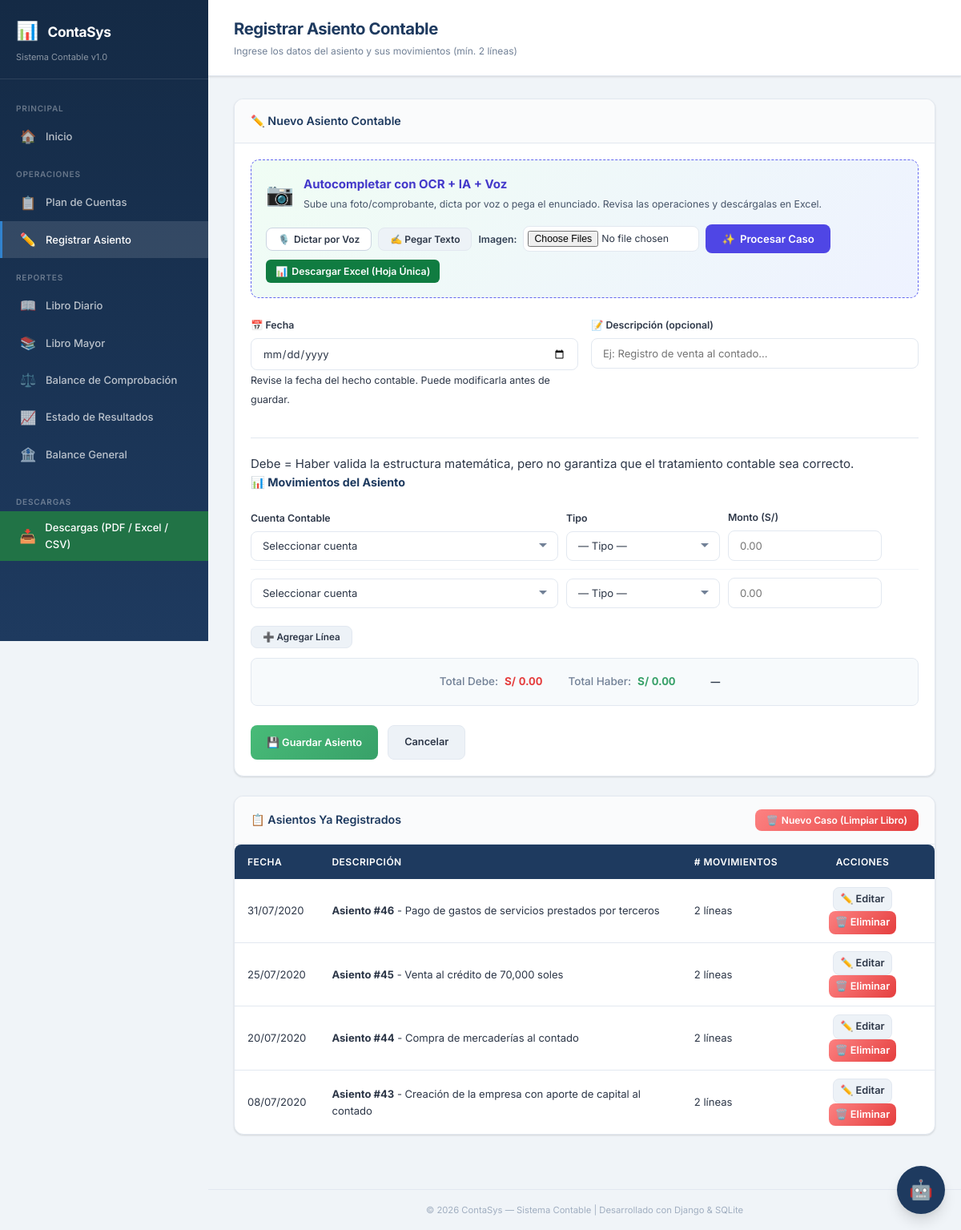
The page /asientos/registrar/ on the database as committed earlier.
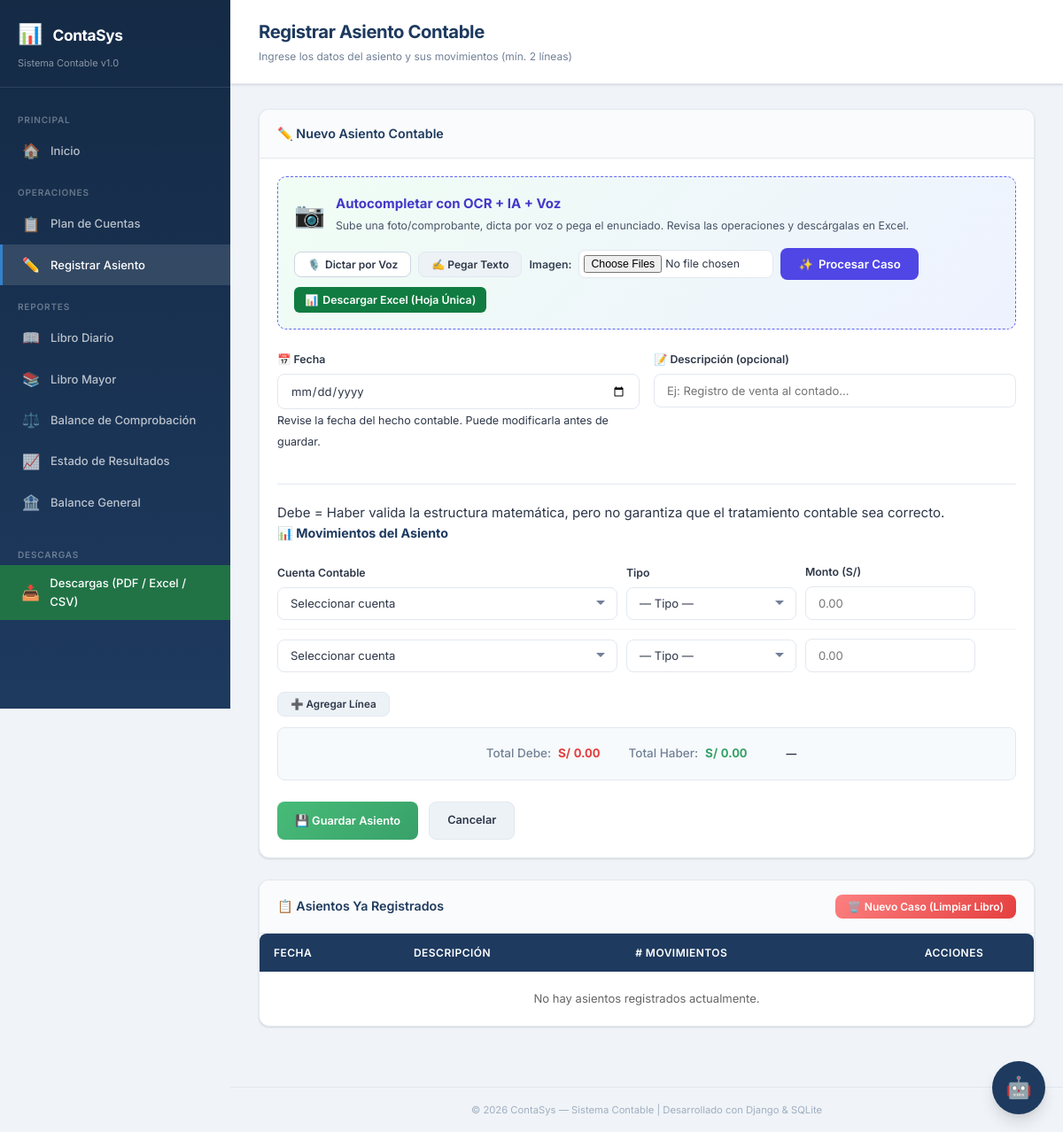
The same page on the database as committed later.
### core/models.py (models this page shows, shortened)
class AsientoContable(models.Model):
    fecha = models.DateField(verbose_name='Fecha')
    descripcion = models.TextField(blank=True, default='', verbose_name='Descripción')
    created_at = models.DateTimeField(auto_now_add=True)
    class Meta:
        ordering = ['fecha', 'id']
        verbose_name = 'Asiento Contable'
        verbose_name_plural = 'Asientos Contables'

### core/views.py (the view, shortened to what this page needs)
# urls.py: path('asientos/registrar/', views.registrar_asiento, name='registrar_asiento'),
def registrar_asiento(request):
    cuentas = CuentaContable.objects.all()
    if not cuentas.exists():
        messages.warning(
            request,
            'Debe crear al menos una cuenta contable antes de registrar asientos.'
        )
        return redirect('gestionar_cuentas')
    inicial = {'fecha': '', 'descripcion': '', 'movimientos': []}
    propuesta_id = request.GET.get('propuesta', '')
    asientos_registrados = AsientoContable.objects.prefetch_related('movimientos__cuenta').order_by('-created_at')
    context = {
        'cuentas': cuentas,
        'asientos_registrados': asientos_registrados,
        'formulario_inicial': inicial,
        'propuesta_id': propuesta_id,
        'cuentas_json': [{'id': c.pk, 'codigo': c.codigo, 'nombre': c.nombre,
                         'text': f'{c.codigo} - {c.nombre}'} for c in cuentas],
    }
    return render(request, 'registrar_asiento.html', context)

### templates/registrar_asiento.html (shortened to what the changed rows need)
{% extends 'base.html' %}
{% load contable_tags static %}
{% block page_title %}Registrar Asiento Contable{% endblock %}
{% block content %}
<div class="card" style="margin-top: 24px;">
    <div class="card-body" style="padding: 0;">
        <table class="table" style="margin-bottom: 0;">
            <thead>
                <tr>
                    <th>Fecha</th>
                    <th>Descripción</th>
                    <th># Movimientos</th>
                    <th class="text-center" style="width: 180px;">Acciones</th>
                </tr>
            </thead>
            <tbody>
                {% for asiento in asientos_registrados %}
                <tr>
                    <td>{{ asiento.fecha|date:"d/m/Y" }}</td>
                    <td><strong>Asiento #{{ asiento.id }}</strong> - {{ asiento.descripcion|default:"Sin descripción" }}</td>
                    <td>{{ asiento.movimientos.count }} líneas</td>
                    <td class="text-center">
                        <a href="{% url 'editar_asiento' asiento.id %}" class="btn btn-secondary btn-sm" style="padding: 4px 8px; font-size: 0.85rem;">✏️ Editar</a>
                        <a href="{% url 'eliminar_asiento' asiento.id %}" class="btn btn-danger btn-sm" style="padding: 4px 8px; font-size: 0.85rem;" onclick="return confirm('¿Eliminar este asiento permanentemente?');">🗑️ Eliminar</a>
                    </td>
                </tr>
                {% empty %}
                <tr>
                    <td colspan="4" class="text-center" style="padding: 20px; color: #666;">No hay asientos registrados actualmente.</td>
                </tr>
                {% endfor %}
            </tbody>
        </table>
    </div>
</div>
{% endblock %}

Rows that differ between the two databases and show on the page:
removed AsientoContable: fecha "31/07/2020", id "46", descripcion "Pago de gastos de servicios prestados por terceros", movimientos.count "2"
removed AsientoContable: fecha "25/07/2020", id "45", descripcion "Venta al crédito de 70,000 soles", movimientos.count "2"
removed AsientoContable: fecha "20/07/2020", id "44", descripcion "Compra de mercaderías al contado", movimientos.count "2"
removed AsientoContable: fecha "08/07/2020", id "43", descripcion "Creación de la empresa con aporte de capital al contado", movimientos.count "2"
Other text that changed with them:
text now shown: "No hay asientos registrados actualmente."
